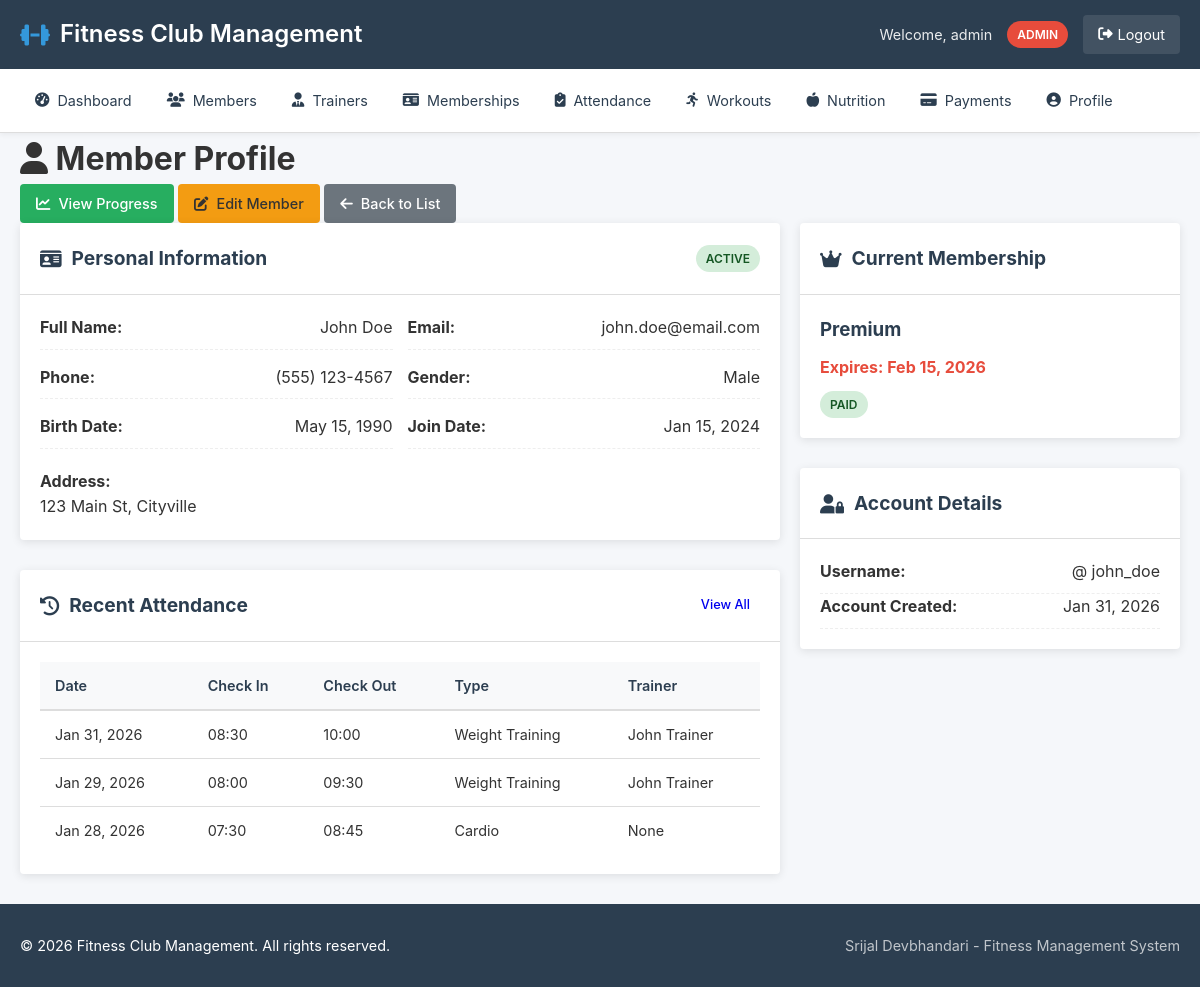
/members/view.php?id=1 (signed in), run on the app's committed database.
### tables this page shows
CREATE TABLE members (
    id INT PRIMARY KEY AUTO_INCREMENT,
    user_id INT UNIQUE,
    first_name VARCHAR(50) NOT NULL,
    last_name VARCHAR(50) NOT NULL,
    email VARCHAR(100) UNIQUE NOT NULL,
    phone VARCHAR(20),
    date_of_birth DATE,
    gender ENUM('Male', 'Female', 'Other'),
    address TEXT,
    emergency_contact VARCHAR(100),
    profile_image VARCHAR(255),
    join_date DATE DEFAULT CURRENT_DATE,
    status ENUM('Active', 'Inactive', 'Suspended') DEFAULT 'Active',
    fitness_goals TEXT,
    medical_notes TEXT,
    height_cm DECIMAL(5,2),
    weight_kg DECIMAL(5,2),
    created_at TIMESTAMP DEFAULT CURRENT_TIMESTAMP,
    updated_at TIMESTAMP DEFAULT CURRENT_TIMESTAMP ON UPDATE CURRENT_TIMESTAMP,
    FOREIGN KEY (user_id) REFERENCES users(id) ON DELETE CASCADE,
    INDEX idx_status (status),
    INDEX idx_name (first_name, last_name)
);

CREATE TABLE attendance (
    id INT PRIMARY KEY AUTO_INCREMENT,
    member_id INT NOT NULL,
    check_in DATETIME DEFAULT CURRENT_TIMESTAMP,
    check_out DATETIME,
    workout_type VARCHAR(50),
    trainer_id INT,
    notes TEXT,
    duration_minutes INT,
    FOREIGN KEY (member_id) REFERENCES members(id) ON DELETE CASCADE,
    FOREIGN KEY (trainer_id) REFERENCES trainers(id),
    INDEX idx_date (check_in),
    INDEX idx_member (member_id)
);

CREATE TABLE trainers (
    id INT PRIMARY KEY AUTO_INCREMENT,
    user_id INT UNIQUE,
    full_name VARCHAR(100) NOT NULL,
    email VARCHAR(100) UNIQUE NOT NULL,
    phone VARCHAR(20),
    specialization VARCHAR(100),
    certification TEXT,
    experience_years INT DEFAULT 0,
    hourly_rate DECIMAL(10,2),
    availability ENUM('Full-time', 'Part-time', 'Weekends') DEFAULT 'Full-time',
    bio TEXT,
    profile_image VARCHAR(255),
    created_at TIMESTAMP DEFAULT CURRENT_TIMESTAMP,
    FOREIGN KEY (user_id) REFERENCES users(id) ON DELETE CASCADE
);

CREATE TABLE memberships (
    id INT PRIMARY KEY AUTO_INCREMENT,
    member_id INT NOT NULL,
    plan_name VARCHAR(50) NOT NULL,
    plan_type ENUM('Monthly', 'Quarterly', 'Annual', 'Pay-as-you-go') DEFAULT 'Monthly',
    price DECIMAL(10,2) NOT NULL,
    start_date DATE NOT NULL,
    expiry_date DATE NOT NULL,
    payment_status ENUM('Paid', 'Pending', 'Overdue') DEFAULT 'Pending',
    payment_method VARCHAR(50),
    auto_renew BOOLEAN DEFAULT TRUE,
    created_at TIMESTAMP DEFAULT CURRENT_TIMESTAMP,
    FOREIGN KEY (member_id) REFERENCES members(id) ON DELETE CASCADE,
    INDEX idx_expiry (expiry_date),
    INDEX idx_status (payment_status)
);

CREATE TABLE users (
    id INT PRIMARY KEY AUTO_INCREMENT,
    username VARCHAR(50) UNIQUE NOT NULL,
    email VARCHAR(100) UNIQUE NOT NULL,
    password_hash VARCHAR(255) NOT NULL,
    role ENUM('admin', 'trainer', 'member') DEFAULT 'member',
    created_at TIMESTAMP DEFAULT CURRENT_TIMESTAMP,
    last_login DATETIME,
    status ENUM('active', 'inactive') DEFAULT 'active'
);

### includes/functions.php (called while the page is built, shortened)
<?php
function format_date($date_string)
{
    return date('M j, Y', strtotime($date_string));
}
function e($string)
{
    return htmlspecialchars($string ?? '', ENT_QUOTES, 'UTF-8');
}
function get_status_badge($status)
{
    $status_lower = strtolower($status);
    switch ($status_lower) {
        case 'active':
        case 'paid':
        case 'completed':
            return 'success';
    }
}
?>

### public/members/view.php (the view, shortened to what this page needs)
<?php
require_once '../../config/config.php';
require_once '../../includes/functions.php';
$id = isset($_GET['id']) ? (int) $_GET['id'] : 0;
$stmt = $pdo->prepare("
    SELECT m.*, u.username, u.email as account_email, u.created_at as account_created
    FROM members m
    LEFT JOIN users u ON m.user_id = u.id
    WHERE m.id = ?
");
$stmt->execute([$id]);
$member = $stmt->fetch();
$stmt = $pdo->prepare("
    SELECT * FROM memberships
    WHERE member_id = ? AND expiry_date >= CURDATE() AND payment_status = 'Paid'
    ORDER BY expiry_date DESC LIMIT 1
");
$stmt->execute([$id]);
$active_membership = $stmt->fetch();
$stmt = $pdo->prepare("
    SELECT a.*, t.full_name as trainer_name
    FROM attendance a
    LEFT JOIN trainers t ON a.trainer_id = t.id
    WHERE a.member_id = ?
    ORDER BY a.check_in DESC LIMIT 5
");
$stmt->execute([$id]);
$recent_attendance = $stmt->fetchAll();
include '../../includes/header.php';
?>
<div class="content-header">
    <h1><i class="fas fa-user"></i> Member Profile</h1>
    <div class="header-actions">
        <a href="../progress/index.php?member_id=<?php echo $id; ?>" class="btn btn-success">
            <i class="fas fa-chart-line"></i> View Progress
        </a>
        <a href="edit.php?id=<?php echo $id; ?>" class="btn btn-warning">
            <i class="fas fa-edit"></i> Edit Member
        </a>
        <a href="index.php" class="btn btn-secondary">
            <i class="fas fa-arrow-left"></i> Back to List
        </a>
    </div>
</div>
<div class="profile-layout">
    <div class="profile-main">
        <div class="content-card">
            <div class="card-header">
                <h2><i class="fas fa-id-card"></i> Personal Information</h2>
                <span class="status-badge <?php echo get_status_badge($member['status']); ?>">
                    <?php echo e($member['status']); ?>
                </span>
            </div>
            <div class="card-body">
                <div class="info-grid">
                    <div class="info-item">
                        <strong>Full Name:</strong>
                        <span>
                            <?php echo e($member['first_name'] . ' ' . $member['last_name']); ?>
                        </span>
                    </div>
                    <div class="info-item">
                        <strong>Email:</strong>
                        <span>
                            <?php echo e($member['email']); ?>
                        </span>
                    </div>
                    <div class="info-item">
                        <strong>Phone:</strong>
                        <span>
                            <?php echo e($member['phone'] ?: 'N/A'); ?>
                        </span>
                    </div>
                    <div class="info-item">
                        <strong>Gender:</strong>
                        <span>
                            <?php echo e($member['gender'] ?: 'N/A'); ?>
                        </span>
                    </div>
                    <div class="info-item">
                        <strong>Birth Date:</strong>
                        <span>
                            <?php echo e($member['date_of_birth'] ? format_date($member['date_of_birth']) : 'N/A'); ?>
                        </span>
                    </div>
                    <div class="info-item">
                        <strong>Join Date:</strong>
                        <span>
                            <?php echo e(format_date($member['join_date'])); ?>
                        </span>
                    </div>
                </div>
                <?php if ($member['address']): ?>
                    <div class="mt-20">
                        <strong>Address:</strong>
                        <p>
                            <?php echo nl2br(e($member['address'])); ?>
                        </p>
                    </div>
                <?php endif; ?>
            </div>
        </div>
        <div class="content-card mt-20">
            <div class="card-header">
                <h2><i class="fas fa-history"></i> Recent Attendance</h2>
                <a href="../attendance/index.php?member_id=<?php echo $id; ?>" class="btn btn-sm">View All</a>
            </div>
            <div class="card-body">
                <?php if ($recent_attendance): ?>
                    <div class="table-responsive">
                        <table class="data-table">
                            <thead>
                                <tr>
                                    <th>Date</th>
                                    <th>Check In</th>
                                    <th>Check Out</th>
                                    <th>Type</th>
                                    <th>Trainer</th>
                                </tr>
                            </thead>
                            <tbody>
                                <?php foreach ($recent_attendance as $record): ?>
                                    <tr>
                                        <td>
                                            <?php echo e(format_date($record['check_in'])); ?>
                                        </td>
                                        <td>
                                            <?php echo e(date('H:i', strtotime($record['check_in']))); ?>
                                        </td>
                                        <td>
                                            <?php echo $record['check_out'] ? date('H:i', strtotime($record['check_out'])) : '<span class="text-muted">Active</span>'; ?>
                                        </td>
                                        <td>
                                            <?php echo e($record['workout_type']); ?>
                                        </td>
                                        <td>
                                            <?php echo e($record['trainer_name'] ?: 'None'); ?>
                                        </td>
                                    </tr>
                                <?php endforeach; ?>
                            </tbody>
                        </table>
                    </div>
                <?php else: ?>
                    <p class="no-data">No attendance records found.</p>
                <?php endif; ?>
            </div>
        </div>
    </div>
    <div class="profile-side">
        <div class="content-card">
            <div class="card-header">
                <h2><i class="fas fa-crown"></i> Current Membership</h2>
            </div>
            <div class="card-body">
                <?php if ($active_membership): ?>
                    <div class="membership-info">
                        <h3>
                            <?php echo e($active_membership['plan_name']); ?>
                        </h3>
                        <p class="expiry">Expires:
                            <?php echo e(format_date($active_membership['expiry_date'])); ?>
                        </p>
                        <span class="status-badge success">PAID</span>
                    </div>
                <?php else: ?>
                    <div class="alert alert-warning">No active paid membership found.</div>
                    <a href="../memberships/add.php?member_id=<?php echo $id; ?>" class="btn btn-primary btn-block">Assign
                        Membership</a>
                <?php endif; ?>
            </div>
        </div>
        <div class="content-card mt-20">
            <div class="card-header">
                <h2><i class="fas fa-user-lock"></i> Account Details</h2>
            </div>
            <div class="card-body">
                <div class="detail-item">
                    <strong>Username:</strong>
                    <span>@
                        <?php echo e($member['username'] ?: 'N/A'); ?>
                    </span>
                </div>
                <div class="detail-item">
                    <strong>Account Created:</strong>
                    <span>
                        <?php echo e(format_date($member['account_created'])); ?>
                    </span>
                </div>
            </div>
        </div>
    </div>
</div>
<?php include '../../includes/footer.php'; ?>

### assets/css/style.css (style rules this page uses)
* { margin: 0; padding: 0; box-sizing: border-box; }
:root { --primary-color: #2c3e50; --secondary-color: #3498db; --success-color: #27ae60; --warning-color: #f39c12; --danger-color: #e74c3c; --info-color: #2980b9; --light-color: #ecf0f1; --dark-color: #2c3e50; --gray-color: #95a5a6; --border-color: #ddd; --shadow: 0 2px 10px rgba(0, 0, 0, 0.1); --border-radius: 4px; --transition: all 0.3s ease; }
body { font-family: -apple-system, BlinkMacSystemFont, 'Segoe UI', Roboto, Oxygen, Ubuntu, sans-serif; line-height: 1.6; color: #333; background-color: #f5f7fa; min-height: 100vh; display: flex; flex-direction: column; }
.content-card { background: white; border-radius: var(--border-radius); box-shadow: var(--shadow); margin-bottom: 30px; overflow: hidden; }
.card-header { padding: 20px; border-bottom: 1px solid var(--border-color); display: flex; justify-content: space-between; align-items: center; }
.card-header h2 { font-size: 1.2rem; color: var(--dark-color); display: flex; align-items: center; gap: 10px; }
.card-body { padding: 20px; }
.table-responsive { overflow-x: auto; }
.data-table { width: 100%; border-collapse: collapse; font-size: 0.9rem; }
.data-table thead { background-color: #f8f9fa; }
.data-table th { padding: 12px 15px; text-align: left; font-weight: 600; color: var(--dark-color); border-bottom: 2px solid var(--border-color); }
.data-table td { padding: 12px 15px; border-bottom: 1px solid var(--border-color); }
.data-table tbody tr:last-child td { border-bottom: none; }
.status-badge, .badge { display: inline-block; padding: 4px 10px; border-radius: 20px; font-size: 0.75rem; font-weight: 600; text-transform: uppercase; }
.status-badge.success, .badge.success { background-color: #d4edda; color: #155724; }
.btn { display: inline-flex; align-items: center; justify-content: center; gap: 8px; padding: 8px 16px; border: none; border-radius: var(--border-radius); font-size: 0.9rem; font-weight: 500; text-decoration: none; cursor: pointer; transition: var(--transition); white-space: nowrap; }
.btn-sm { padding: 5px 10px; font-size: 0.8rem; }
.btn-secondary { background-color: #6c757d; color: white; }
.btn-success { background-color: var(--success-color); color: white; }
.btn-warning { background-color: var(--warning-color); color: #333; }
.mt-20 { margin-top: 20px; }

### public/members/view.php (style rules this page uses)
.profile-layout { display: grid; grid-template-columns: 2fr 1fr; gap: 20px; }
.info-grid { display: grid; grid-template-columns: 1fr 1fr; gap: 15px; }
.info-item, .detail-item { display: flex; justify-content: space-between; padding-bottom: 8px; border-bottom: 1px dashed #eee; }
.membership-info h3 { margin: 0; color: #2c3e50; }
.membership-info .expiry { color: #e74c3c; font-weight: bold; margin: 10px 0; }
.mt-20 { margin-top: 20px; }

### data on the page
members: status "ACTIVE", first_name+last_name "John Doe", email "john.doe@email.com", phone "(555) 123-4567", gender "Male", date_of_birth "May 15, 1990", join_date "Jan 15, 2024", address "123 Main St, Cityville", user.username "john_doe", user.created_at "Jan 31, 2026"
attendance: check_in "Jan 31, 2026", check_in "08:30", check_out "10:00", workout_type "Weight Training", trainer.full_name "John Trainer"
attendance: check_in "Jan 29, 2026", check_in "08:00", check_out "09:30", workout_type "Weight Training", trainer.full_name "John Trainer"
attendance: check_in "Jan 28, 2026", check_in "07:30", check_out "08:45", workout_type "Cardio", trainer_name "None"
memberships: plan_name "Premium", expiry_date "Feb 15, 2026"

### other printed values
SITE_NAME "Fitness Club Management"
$_SESSION['user_name'] "admin"
$_SESSION['user_role'] "ADMIN"
